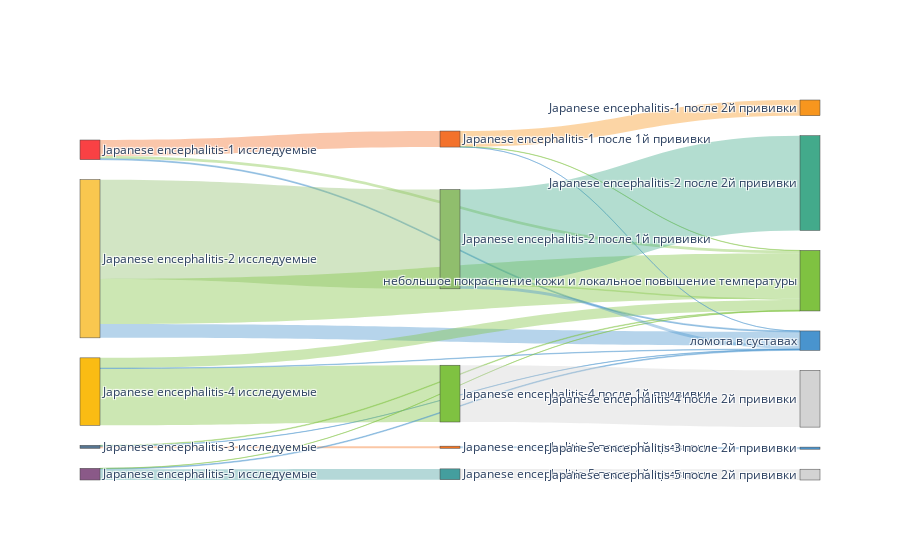

Notebook cell for this chart:
### Code cell
fig = go.Figure(
    data=[go.Sankey(
        node = dict(
            label = node_label,
            color = node_color
        ),
        link = dict(
            source = source_node,
            target = target_node,
            value = values, 
            color = link_color,
        ))])
plot(fig,
     image_filename='sankey_plot_2', 
     image='png', 
     image_width=3000, 
     image_height=5000
)
fig.show()

### Figure 1 — Plotly figure (JSON) as saved in the notebook; plotly's stock layout.template omitted (floating-point values rounded to 4 significant figures)
{"data": [{"link": {"color": ["rgba(243,114,44, 0.4)", "rgba(127,194,65, 0.4)", "rgba(73,148,206, 0.4)", "rgba(144,190,109, 0.4)", "rgba(127,194,65, 0.4)", "rgba(73,148,206, 0.4)", "rgba(242,116,32, 0.4)", "rgba(127,194,65, 0.4)", "rgba(73,148,206, 0.4)", "rgba(127,194,65, 0.4)", "rgba(127,194,65, 0.4)", "rgba(73,148,206, 0.4)", "rgba(68,158,158, 0.4)", "rgba(73,148,206, 0.4)", "rgba(127,194,65, 0.4)", "rgba(248,150,30, 0.4)", "rgba(127,194,65, 0.4)", "rgba(73,148,206, 0.4)", "rgba(67,170,139, 0.4)", "rgba(73,148,206, 0.4)", "rgba(127,194,65, 0.4)", "rgba(73,148,206, 0.4)", "rgba(211,211,211, 0.4)", "rgba(211,211,211, 0.4)"], "source": [0, 0, 0, 3, 3, 3, 6, 6, 6, 9, 9, 9, 12, 12, 12, 1, 1, 1, 4, 4, 4, 7, 10, 13], "target": [1, 16, 15, 4, 16, 15, 7, 16, 15, 10, 16, 15, 13, 15, 16, 2, 16, 15, 5, 15, 16, 8, 11, 14], "value": [481, 80, 29, 2981, 1355, 413, 63, 19, 7, 1705, 308, 13, 324, 22, 5, 471, 8, 2, 2843, 95, 43, 63, 1705, 324]}, "node": {"color": ["#F94144", "#F3722C", "#F8961E", "#F9C74F", "#90BE6D", "#43AA8B", "#577590", "#F27420", "#4994CE", "#FABC13", "#7FC241", "#D3D3D3", "#8A5988", "#449E9E", "#D3D3D3", "#4994CE", "#7FC241", "#4994CE"], "label": ["Japanese encephalitis-1 исследуемые", "Japanese encephalitis-1 после 1й прививки", "Japanese encephalitis-1 после 2й прививки", "Japanese encephalitis-2 исследуемые", "Japanese encephalitis-2 после 1й прививки", "Japanese encephalitis-2 после 2й прививки", "Japanese encephalitis-3 исследуемые", "Japanese encephalitis-3 после 1й прививки", "Japanese encephalitis-3 после 2й прививки", "Japanese encephalitis-4 исследуемые", "Japanese encephalitis-4 после 1й прививки", "Japanese encephalitis-4 после 2й прививки", "Japanese encephalitis-5 исследуемые", "Japanese encephalitis-5 после 1й прививки", "Japanese encephalitis-5 после 2й прививки", "ломота в суставах", "небольшое покраснение кожи и локальное повышение температуры"]}, "type": "sankey"}], "layout": {}}
